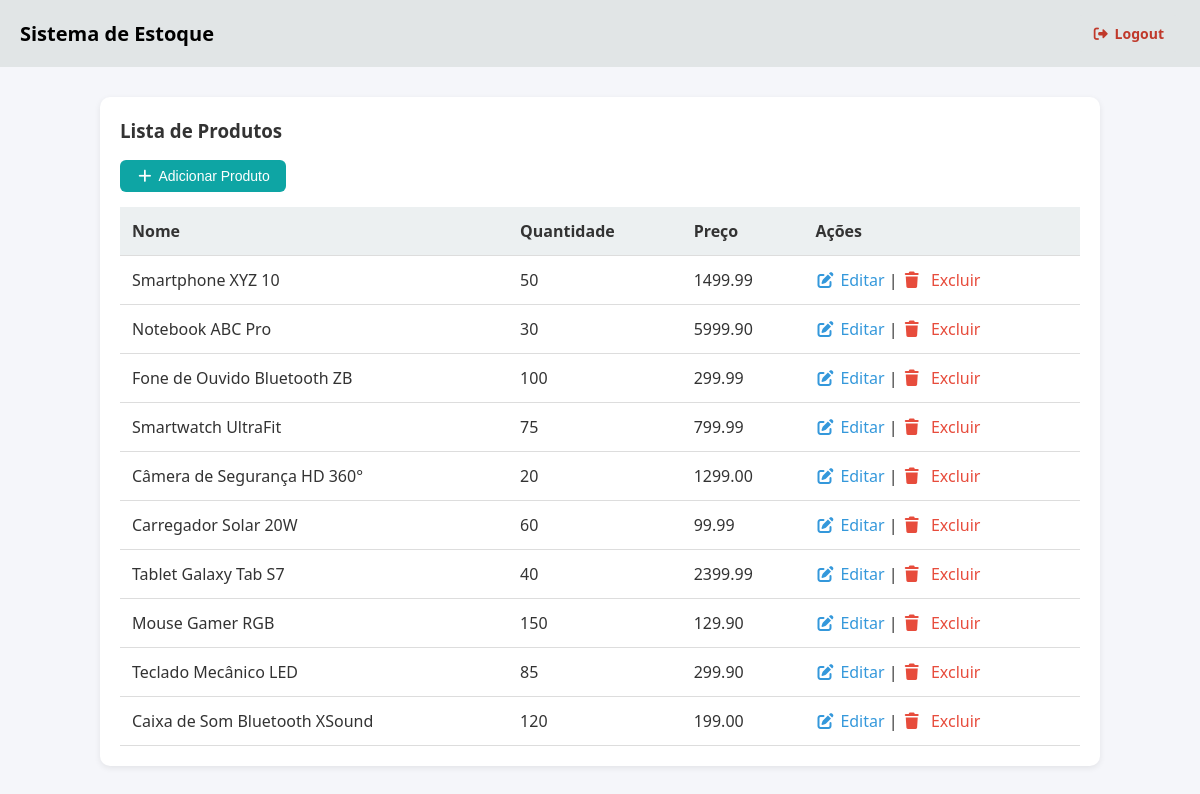
/pages/dashboard.php (signed in), run on the app's committed database.
### tables this page shows
CREATE TABLE `products` (
  `id` int(11) NOT NULL,
  `name` varchar(100) NOT NULL,
  `quantity` int(11) NOT NULL,
  `price` decimal(10,2) NOT NULL
);

### pages/dashboard.php (the view, shortened to what this page needs)
<?php
require_once "../config/db.php";
$sql = "SELECT id, name, quantity, price FROM products";
$result = $conn->query($sql);
?>
<!DOCTYPE html>
<html lang="pt-br">
<head>
  <link rel="stylesheet" href="https://cdnjs.cloudflare.com/ajax/libs/font-awesome/7.0.1/css/all.min.css" />
  <link rel="stylesheet" href="../assets/css/style.css">
</head>
<body>
  <header class="header">
    <h2>Sistema de Estoque</h2>
    <a href="?logout=1" class="btn btn-danger"><i class="fa-solid fa-right-from-bracket" style="margin-right: 5px;"></i>Logout</a>
  </header>
  <main class="container">
    <h3>Lista de Produtos</h3>
    <button class="btn btn-primary" onclick="openAddModal()"><i class="fa-solid fa-plus" style="margin-right: 5px;"></i>Adicionar Produto</button>
    <table class="table">
      <thead>
        <tr>
          <th>Nome</th>
          <th>Quantidade</th>
          <th>Preço</th>
          <th>Ações</th>
        </tr>
      </thead>
      <tbody>
        <?php if ($result->num_rows > 0): ?>
          <?php while ($row = $result->fetch_assoc()): ?>
            <tr>
              <td><?php echo htmlspecialchars($row['name']); ?></td>
              <td><?php echo htmlspecialchars($row['quantity']); ?></td>
              <td><?php echo htmlspecialchars($row['price']); ?></td>
              <td>
                <a href="#" class="link" onclick="openEditModal('<?php echo $row['id']; ?>', '<?php echo $row['name']; ?>', '<?php echo $row['quantity']; ?>', '<?php echo $row['price']; ?>')"> <i class="fa-solid fa-pen-to-square" style="margin-right: 5px;"></i>Editar</a> |
                <a href="#" class="link-danger" onclick="openDeleteModal('<?php echo $row['id']; ?>', '<?php echo $row['name']; ?>', '<?php echo $row['quantity']; ?>', '<?php echo $row['price']; ?>')"> <i class="fa-solid fa-trash" style="margin-right: 5px;"></i>
                  Excluir
                </a>
              </td>
            </tr>
          <?php endwhile; ?>
        <?php else: ?>
          <tr>
            <td colspan="4" class="text-center">Nenhum produto cadastrado</td>
          </tr>
        <?php endif; ?>
      </tbody>
    </table>
  </main>
</body>
</html>

### assets/css/style.css (style rules this page uses)
* { margin: 0; padding: 0; box-sizing: border-box; }
body { font-family: "Segoe UI", Tahoma, Geneva, Verdana, sans-serif; background: #f5f6fa; color: #333; line-height: 1.5; }
.header { background: #e1e5e6; color: #000; padding: 15px 20px; display: flex; justify-content: space-between; align-items: center; }
.header h2 { font-size: 20px; }
.container { max-width: 1000px; margin: 30px auto; padding: 20px; background: #fff; border-radius: 10px; box-shadow: 0 2px 6px rgba(0, 0, 0, 0.08); }
.container h3 { margin-bottom: 15px; }
.btn { display: inline-block; padding: 8px 16px; border: none; border-radius: 6px; cursor: pointer; text-decoration: none; font-size: 14px; transition: background 0.3s; font-weight: 500; }
.btn-primary { background: #0ea5a4; color: #fff; }
.btn-danger { font-weight: 700; background: #e1e5e6; color: #c0392b; }
.link { color: #3498db; text-decoration: none; font-weight: 500; }
.link-danger { color: #e74c3c; text-decoration: none; }
.table { width: 100%; border-collapse: collapse; margin-top: 15px; }
.table th, .table td { padding: 12px; border-bottom: 1px solid #ddd; text-align: left; }
.table th { background: #ecf0f1; font-weight: bold; }

### data on the page
products: name "Smartphone XYZ 10", quantity "50", price "1499.99"
products: name "Notebook ABC Pro", quantity "30", price "5999.90"
products: name "Fone de Ouvido Bluetooth ZB", quantity "100", price "299.99"
products: name "Smartwatch UltraFit", quantity "75", price "799.99"
products: name "Câmera de Segurança HD 360°", quantity "20", price "1299.00"
products: name "Carregador Solar 20W", quantity "60", price "99.99"
products: name "Tablet Galaxy Tab S7", quantity "40", price "2399.99"
products: name "Mouse Gamer RGB", quantity "150", price "129.90"
products: name "Teclado Mecânico LED", quantity "85", price "299.90"
products: name "Caixa de Som Bluetooth XSound", quantity "120", price "199.00"
